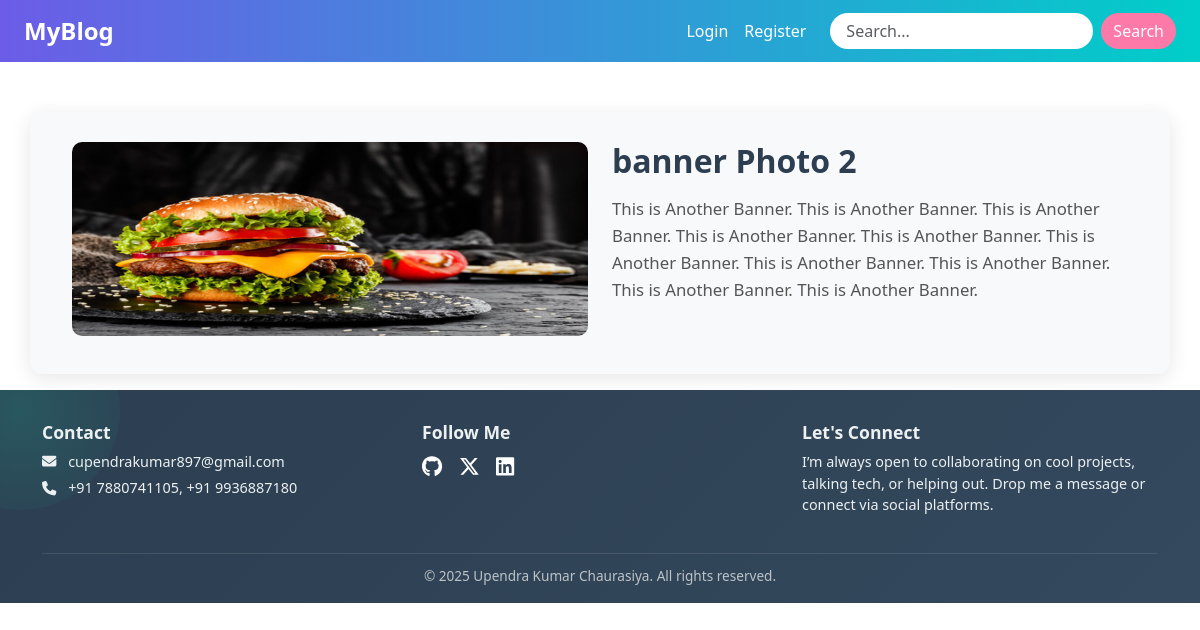
Screenshot of /itemdetials/7/ with the database file from the repository.
### app/models.py (models this page shows)
class PublicBlog(models.Model):
    title = models.CharField(max_length=100)
    description = models.TextField()
    photo = models.ImageField(upload_to="public/")
    user = models.CharField(max_length=100)

### app/views.py (the view)
# urls.py: path("itemdetials/<int:id>/",views.ItemDetails,name="itemdetails"),
def ItemDetails(request,id):
    md = PublicBlog.objects.get(pk=id)
    current_user = str(request.user)
    model_user = str(md.user)
    return render(request,"app/itemdetails.html",{"data":md,"current_user":current_user,"model_user":model_user})

### app/templates/app/itemdetails.html (shortened to what this page needs)
{% extends "app/base.html" %}
{% block content %}
<div class="container">
    <div class="row product-container">
      <div class="col-md-6 mb-4 mb-md-0">
        <div class="image-box">
          <img src="{{data.photo.url}}" alt="Product Image" class="product-image">
        </div>
      </div>
      <div class="col-md-6 d-flex flex-column justify-content-between">
        <div>
          <h2 class="product-title">{{data.title}}</h2>
          <p class="product-description">{{data.description}}</p>
        </div>
      </div>
    </div>
  </div>
{% endblock content %}

### app/static/app/css/style.css (style rules this page uses)
.product-container { margin-top: 50px; padding: 30px; background: #f8f9fa; border-radius: 12px; box-shadow: 0 4px 20px rgba(0, 0, 0, 0.1); transition: transform 0.3s ease, box-shadow 0.3s ease; }
.image-box { width: 100%; background: #fff; display: flex; align-items: center; justify-content: center; overflow: hidden; border-radius: 10px; }
.product-image { width: 100%; height: auto; max-height: 400px; object-fit: contain; }
.product-title { font-size: 2rem; font-weight: bold; color: #2c3e50; }
.product-description { color: #555; margin-top: 1rem; font-size: 1.05rem; line-height: 1.6; max-height: 220px; overflow-y: auto; }

### rows the page displays
PublicBlog: photo (picture), title "banner Photo 2", description "This is Another Banner. This is Another Banner. This is Another Banner. This is Another Banner. This is Another Banner. This is Another Banner. This is Another Banner. This is Another Banner. This is Another Banner. This is Another Banner."
